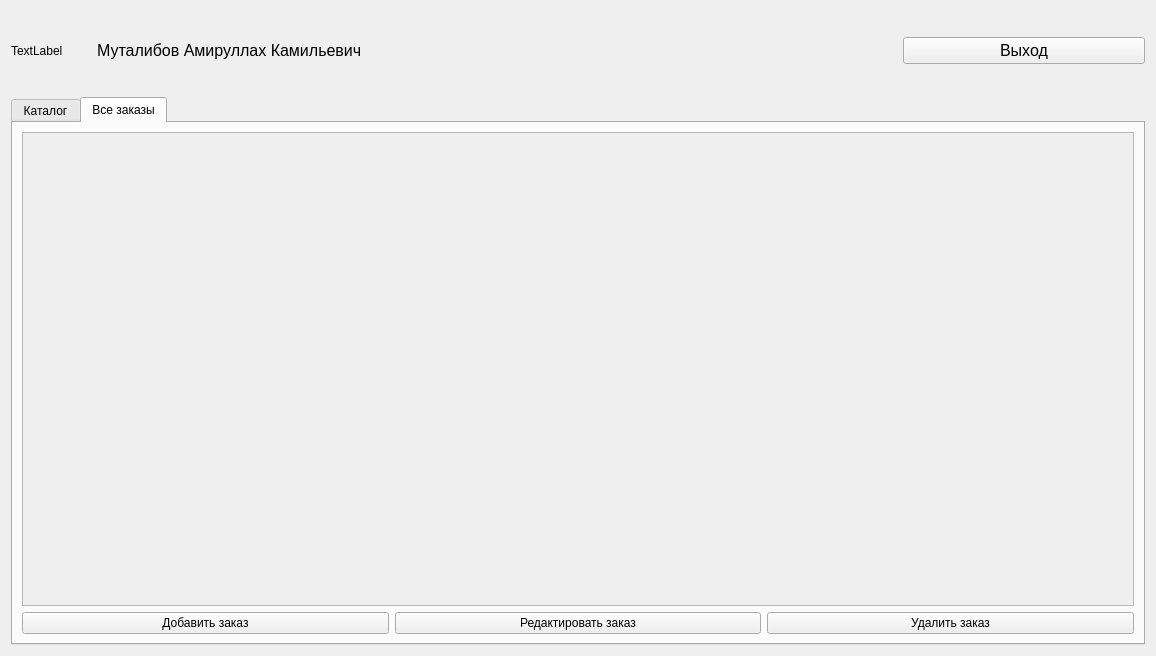
<?xml version="1.0" encoding="UTF-8"?>
<ui version="4.0">
 <class>MainForm</class>
 <widget class="QWidget" name="MainForm">
  <property name="geometry">
   <rect>
    <x>0</x>
    <y>0</y>
    <width>1156</width>
    <height>656</height>
   </rect>
  </property>
  <property name="windowTitle">
   <string>Главное окно</string>
  </property>
  <layout class="QVBoxLayout" name="verticalLayout">
   <item>
    <layout class="QHBoxLayout" name="horizontalLayout">
     <item>
      <widget class="QLabel" name="label_for_logo">
       <property name="minimumSize">
        <size>
         <width>80</width>
         <height>80</height>
        </size>
       </property>
       <property name="maximumSize">
        <size>
         <width>80</width>
         <height>16777215</height>
        </size>
       </property>
       <property name="text">
        <string>TextLabel</string>
       </property>
      </widget>
     </item>
     <item alignment="Qt::AlignVCenter">
      <widget class="QLabel" name="label_fio">
       <property name="minimumSize">
        <size>
         <width>800</width>
         <height>0</height>
        </size>
       </property>
       <property name="font">
        <font>
         <pointsize>12</pointsize>
        </font>
       </property>
       <property name="text">
        <string>Муталибов Амируллах Камильевич</string>
       </property>
      </widget>
     </item>
     <item>
      <widget class="QPushButton" name="pushButton_logout">
       <property name="font">
        <font>
         <pointsize>12</pointsize>
        </font>
       </property>
       <property name="text">
        <string>Выход</string>
       </property>
      </widget>
     </item>
    </layout>
   </item>
   <item>
    <widget class="QTabWidget" name="tabWidget">
     <property name="currentIndex">
      <number>1</number>
     </property>
     <widget class="QWidget" name="catalog">
      <attribute name="title">
       <string>Каталог</string>
      </attribute>
      <layout class="QVBoxLayout" name="verticalLayout_3">
       <item>
        <layout class="QVBoxLayout" name="verticalLayout_2">
         <item>
          <layout class="QHBoxLayout" name="horizontalLayout_filter">
           <item>
            <widget class="QLineEdit" name="lineEdit_search"/>
           </item>
           <item>
            <widget class="QComboBox" name="comboBox_postav">
             <property name="minimumSize">
              <size>
               <width>150</width>
               <height>0</height>
              </size>
             </property>
            </widget>
           </item>
           <item>
            <widget class="QComboBox" name="comboBox_sort">
             <property name="minimumSize">
              <size>
               <width>150</width>
               <height>0</height>
              </size>
             </property>
            </widget>
           </item>
          </layout>
         </item>
         <item>
          <widget class="QScrollArea" name="scrollArea">
           <property name="widgetResizable">
            <bool>true</bool>
           </property>
           <widget class="QWidget" name="scrollAreaWidgetContents">
            <property name="geometry">
             <rect>
              <x>0</x>
              <y>0</y>
              <width>1110</width>
              <height>423</height>
             </rect>
            </property>
            <layout class="QVBoxLayout" name="verticalLayout_5">
             <item>
              <layout class="QVBoxLayout" name="verticalLayout_4"/>
             </item>
            </layout>
           </widget>
          </widget>
         </item>
         <item>
          <layout class="QHBoxLayout" name="horizontalLayout_buttons">
           <item>
            <widget class="QPushButton" name="pushButton_add">
             <property name="text">
              <string>Добавить</string>
             </property>
            </widget>
           </item>
           <item>
            <widget class="QPushButton" name="pushButton_edit">
             <property name="text">
              <string>Редактировать</string>
             </property>
            </widget>
           </item>
           <item>
            <widget class="QPushButton" name="pushButton_del">
             <property name="text">
              <string>Удалить</string>
             </property>
            </widget>
           </item>
          </layout>
         </item>
        </layout>
       </item>
      </layout>
     </widget>
     <widget class="QWidget" name="Orders">
      <attribute name="title">
       <string>Все заказы</string>
      </attribute>
      <layout class="QVBoxLayout" name="verticalLayout_7">
       <item>
        <layout class="QVBoxLayout" name="verticalLayout_6">
         <item>
          <widget class="QScrollArea" name="scrollArea_2">
           <property name="widgetResizable">
            <bool>true</bool>
           </property>
           <widget class="QWidget" name="scrollAreaWidgetContents_2">
            <property name="geometry">
             <rect>
              <x>0</x>
              <y>0</y>
              <width>1110</width>
              <height>471</height>
             </rect>
            </property>
            <layout class="QVBoxLayout" name="verticalLayout_10">
             <item>
              <layout class="QVBoxLayout" name="verticalLayout_9"/>
             </item>
            </layout>
           </widget>
          </widget>
         </item>
         <item>
          <layout class="QHBoxLayout" name="horizontalLayout_order_buttons">
           <item>
            <widget class="QPushButton" name="pushButton_add_order">
             <property name="text">
              <string>Добавить заказ</string>
             </property>
            </widget>
           </item>
           <item>
            <widget class="QPushButton" name="pushButton_edit_order">
             <property name="text">
              <string>Редактировать заказ</string>
             </property>
            </widget>
           </item>
           <item>
            <widget class="QPushButton" name="pushButton_delete_order">
             <property name="text">
              <string>Удалить заказ</string>
             </property>
            </widget>
           </item>
          </layout>
         </item>
        </layout>
       </item>
      </layout>
     </widget>
    </widget>
   </item>
  </layout>
 </widget>
 <resources/>
 <connections/>
</ui>
